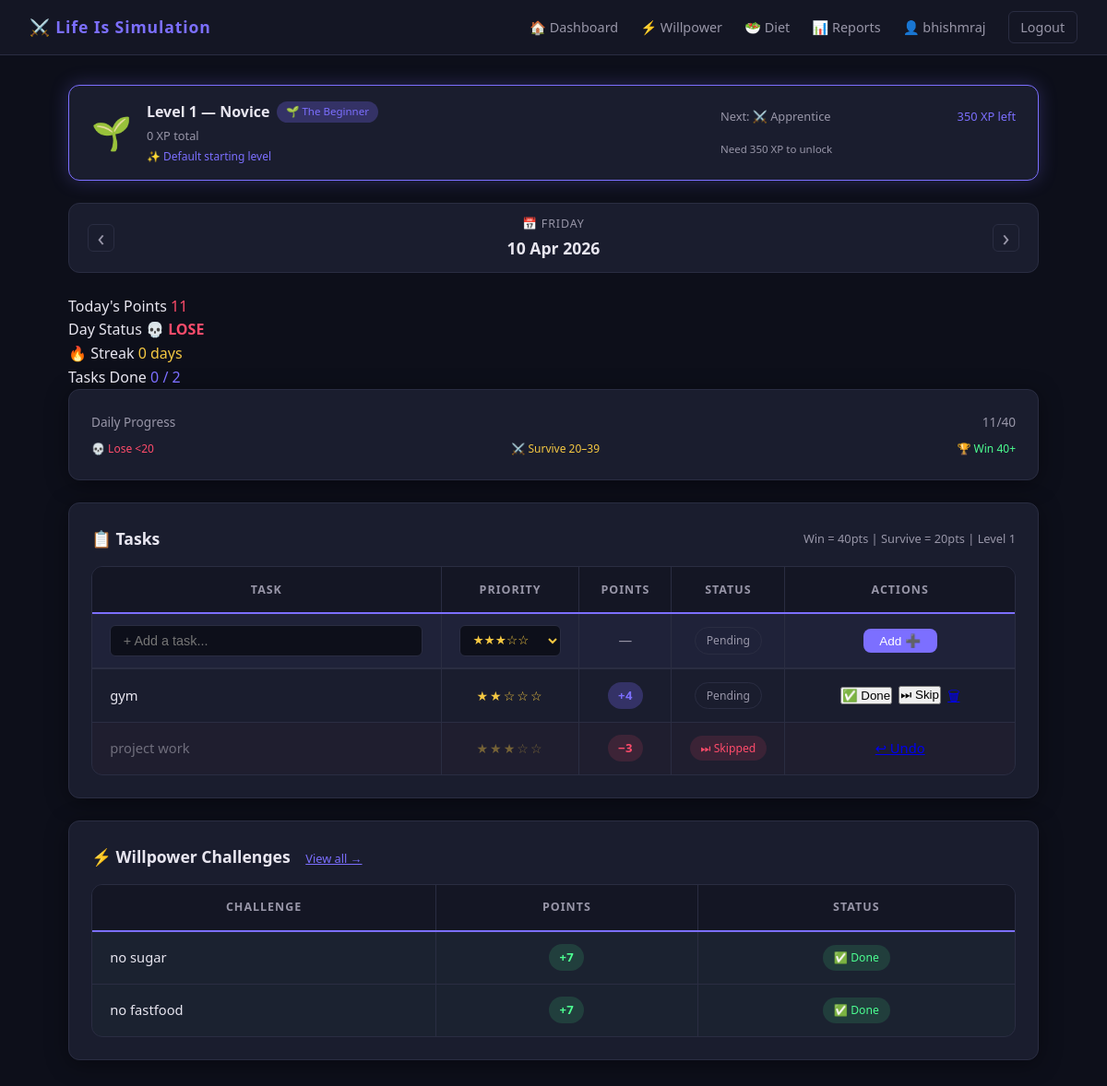
/dashboard/?date=2026-04-10 (signed in), run on the app's committed database.
### users/models.py (models this page shows, shortened)
class CustomUser(AbstractUser):
    name   = models.CharField(max_length=100, blank=True)
    avatar = models.ImageField(upload_to='avatars/', blank=True, null=True)
    bio    = models.TextField(max_length=300, blank=True)
    level            = models.IntegerField(default=1)
    title            = models.CharField(max_length=80, default='🌱 The Beginner')
    badge            = models.CharField(max_length=50, default='Starter')
    total_xp         = models.IntegerField(default=0)
    level_started_at = models.DateTimeField(null=True, blank=True)
    level_deadline   = models.DateTimeField(null=True, blank=True)
    quality_rating_unlocked  = models.BooleanField(default=False)
    diet_tracker_unlocked    = models.BooleanField(default=False)
    cookie_container_unlocked = models.BooleanField(default=False)
    cookie_container_size    = models.IntegerField(default=0)
    freedom_passes           = models.IntegerField(default=0)
    cheat_meals_allowed      = models.IntegerField(default=0)
    def get_display_name(self):
        return self.name or self.username
    def current_level_data(self):
        return get_level_data(self.level)
    def next_level_data(self):
        return get_level_data(self.level + 1)
    def xp_progress_pct(self):
        current = get_level_data(self.level)
        nxt     = get_level_data(self.level + 1)
        if not nxt:
            return 100
        cur_req = current['pts_required']
        nxt_req = nxt['pts_required']
        if nxt_req == cur_req:
            return 100
        pct = (self.total_xp - cur_req) / (nxt_req - cur_req) * 100
        return min(100, max(0, round(pct)))
    def xp_to_next_level(self):
        nxt = get_level_data(self.level + 1)
        if not nxt:
            return 0
        return max(0, nxt['pts_required'] - self.total_xp)
    def days_left(self):
        if not self.level_deadline:
            return None
        delta = self.level_deadline - timezone.now()
        return max(0, delta.days)
    def check_deadline_penalty(self):
        if not self.level_deadline:
            return False

### tasks/models.py (models this page shows, shortened)
class DailyLog(models.Model):
    STATUS_CHOICES = [
        ('win',     'Day Win'),
        ('survive', 'Day Survive'),
        ('lose',    'Day Lose'),
        ('ongoing', 'Ongoing'),
    ]
    user         = models.ForeignKey(settings.AUTH_USER_MODEL, on_delete=models.CASCADE, related_name='daily_logs')
    date         = models.DateField(default=timezone.now)
    total_points = models.IntegerField(default=0)
    day_status   = models.CharField(max_length=10, choices=STATUS_CHOICES, default='ongoing')
    streak       = models.IntegerField(default=0)
    punishment   = models.BooleanField(default=False)
    win_threshold     = models.IntegerField(default=40)
    survive_threshold = models.IntegerField(default=20)
    class Meta:
        unique_together = ('user', 'date')
        ordering = ['-date']

class Task(models.Model):
    STATUS_CHOICES = [
        ('pending',   'Pending'),
        ('completed', 'Completed'),
        ('skipped',   'Skipped'),
    ]
    user        = models.ForeignKey(settings.AUTH_USER_MODEL, on_delete=models.CASCADE, related_name='tasks')
    title       = models.CharField(max_length=200)
    description = models.TextField(blank=True)
    priority    = models.IntegerField(default=3, choices=[(i, i) for i in range(1, 6)])
    quality     = models.IntegerField(null=True, blank=True)  # 1–10, unlocked at Level 3
    status      = models.CharField(max_length=10, choices=STATUS_CHOICES, default='pending')
    due_date    = models.DateField(default=timezone.now)
    order       = models.PositiveIntegerField(default=0)
    created_at  = models.DateTimeField(auto_now_add=True)
    class Meta:
        ordering = ['order', '-priority', 'created_at']
    def get_points(self):
        base = PRIORITY_POINTS.get(self.priority, 6)
        if self.quality is not None:
            if self.quality >= 7:
                base += 5
            elif self.quality <= 3:
                base -= 5
        return base
    def stars(self):
        return '★' * self.priority + '☆' * (5 - self.priority)

### tracker/models.py (models this page shows, shortened)
class WillpowerTask(models.Model):
    STATUS_CHOICES = [
        ('pending',   'Pending'),
        ('completed', 'Completed'),
        ('skipped',   'Skipped'),
    ]
    user       = models.ForeignKey(settings.AUTH_USER_MODEL, on_delete=models.CASCADE, related_name='willpower_tasks')
    title      = models.CharField(max_length=200)
    status     = models.CharField(max_length=10, choices=STATUS_CHOICES, default='pending')
    due_date   = models.DateField(default=timezone.now)
    created_at = models.DateTimeField(auto_now_add=True)
    class Meta:
        ordering = ['created_at']

### tasks/views.py (the view)
# urls.py: path('dashboard/', include('tasks.urls')),
@login_required
def dashboard(request):
    today = timezone.localdate()
    date_str = request.GET.get('date')
    try:
        selected_date = date.fromisoformat(date_str) if date_str else today
    except ValueError:
        selected_date = today
    prev_date = selected_date - timedelta(days=1)
    next_date = selected_date + timedelta(days=1)
    is_today  = (selected_date == today)
    penalized = request.user.check_deadline_penalty()
    if penalized:
        messages.warning(request, f'⏰ Level deadline missed! -{request.user.next_level_data()["penalty"] if request.user.next_level_data() else 0} pts penalty applied. Extra time given!')
    log   = get_or_create_daily_log(request.user, selected_date)
    tasks = Task.objects.filter(user=request.user, due_date=selected_date)
    pending   = tasks.filter(status='pending')
    completed = tasks.filter(status='completed')
    skipped   = tasks.filter(status='skipped')
    try:
        from tracker.models import WillpowerTask
        wp_tasks = WillpowerTask.objects.filter(user=request.user, due_date=selected_date)
    except Exception:
        wp_tasks = []
    user = request.user
    cur  = user.current_level_data()
    nxt  = user.next_level_data()
    context = {
        'log':           log,
        'tasks':         tasks,
        'pending':       pending,
        'completed':     completed,
        'skipped':       skipped,
        'wp_tasks':      wp_tasks,
        'today':         today,
        'selected_date': selected_date,
        'prev_date':     prev_date,
        'next_date':     next_date,
        'is_today':      is_today,
        'cur_level':     cur,
        'nxt_level':     nxt,
        'xp_pct':        user.xp_progress_pct(),
        'xp_to_next':    user.xp_to_next_level(),
        'days_left':     user.days_left(),
        'win_pts':       log.win_threshold,
        'survive_pts':   log.survive_threshold,
    }
    return render(request, 'tasks/dashboard.html', context)

### tasks/views.py (called while the page is built, shortened)
def get_or_create_daily_log(user, log_date=None):
    if log_date is None:
        log_date = timezone.localdate()
    log, created = DailyLog.objects.get_or_create(user=user, date=log_date)
    return log

### users/models.py (called while the page is built)
def get_level_data(level_num):
    for l in LEVELS:
        if l['level'] == level_num:
            return l
    return None

### templates/tasks/dashboard.html (shortened to what this page needs)
{% extends 'base.html' %}
{% block content %}
<div class="level-card">
  <div class="level-left">
    <span class="level-icon">{{ cur_level.icon }}</span>
    <div>
      <div class="level-name">
        Level {{ user.level }} — {{ cur_level.name }}
        <span class="level-badge">{{ user.title }}</span>
      </div>
      <div class="level-xp">{{ user.total_xp }} XP total</div>
      {% if cur_level.special %}
      <div style="font-size:0.75rem; color:var(--accent); margin-top:2px;">✨ {{ cur_level.special }}</div>
      {% endif %}
    </div>
  </div>
  <div class="level-right">
    {% if nxt_level %}
      <div class="level-progress-label">
        <span style="color:var(--text-secondary); font-size:0.8rem;">
          Next: {{ nxt_level.icon }} {{ nxt_level.name }}
        </span>
        <span style="font-size:0.8rem; color:var(--accent);">{{ xp_to_next }} XP left</span>
      </div>
      <div class="progress-track" style="height:8px; margin-top:4px;">
      </div>
      <div style="display:flex; justify-content:space-between; margin-top:4px; flex-wrap:wrap; gap:4px;">
        <span style="font-size:0.72rem; color:var(--text-secondary);">
          Need {{ nxt_level.pts_required }} XP to unlock
        </span>
      </div>
    {% else %}
      <div style="color:var(--gold); font-weight:700; font-size:1rem;">🏆 MAX LEVEL — You are LEGEND!</div>
    {% endif %}
  </div>
</div>
<div class="date-nav">
  <a href="/dashboard/?date={{ prev_date }}" class="date-arrow">‹</a>
  <div class="date-center">
    <span class="date-label">{% if is_today %}📅 Today{% else %}📅 {{ selected_date|date:"l" }}{% endif %}</span>
    <span class="date-value">{{ selected_date|date:"d M Y" }}</span>
  </div>
  <a href="/dashboard/?date={{ next_date }}" class="date-arrow">›</a>
</div>
<div class="stats-bar">
  <div class="stat-card">
    <span class="stat-label">Today's Points</span>
    <span class="stat-value" id="total-points"
      style="color:{% if log.day_status == 'win' %}var(--win-color){% elif log.day_status == 'survive' %}var(--survive-color){% else %}var(--lose-color){% endif %}">
      {{ log.total_points }}
    </span>
  </div>
  <div class="stat-card">
    <span class="stat-label">Day Status</span>
    <span class="stat-value status-{{ log.day_status }}" id="day-status">
      {% if log.day_status == 'win' %}🏆 WIN
      {% elif log.day_status == 'survive' %}⚔️ SURVIVE
      {% else %}💀 LOSE{% endif %}
    </span>
  </div>
  <div class="stat-card">
    <span class="stat-label">🔥 Streak</span>
    <span class="stat-value" style="color:var(--gold)" id="streak">{{ log.streak }} days</span>
  </div>
  <div class="stat-card">
    <span class="stat-label">Tasks Done</span>
    <span class="stat-value" style="color:var(--accent)">{{ completed.count }} / {{ tasks.count }}</span>
  </div>
</div>
<div class="card" style="margin-bottom:1.5rem;">
  <div style="display:flex; justify-content:space-between; margin-bottom:0.5rem;">
    <span style="font-size:0.85rem; color:var(--text-secondary)">Daily Progress</span>
    <span style="font-size:0.85rem; color:var(--text-secondary)" id="progress-label">{{ log.total_points }}/{{ win_pts }}</span>
  </div>
  <div style="display:flex; justify-content:space-between; margin-top:0.4rem;">
    <span style="font-size:0.75rem; color:var(--lose-color)">💀 Lose &lt;{{ survive_pts }}</span>
    <span style="font-size:0.75rem; color:var(--survive-color)">⚔️ Survive {{ survive_pts }}–{{ win_pts|add:"-1" }}</span>
    <span style="font-size:0.75rem; color:var(--win-color)">🏆 Win {{ win_pts }}+</span>
  </div>
</div>
<div class="card" style="margin-bottom:1.5rem;">
  <div style="display:flex; justify-content:space-between; align-items:center; margin-bottom:1rem;">
    <p class="card-title" style="margin:0;">📋 Tasks</p>
    <span style="font-size:0.8rem; color:var(--text-secondary)">
      Win = {{ win_pts }}pts | Survive = {{ survive_pts }}pts | Level {{ user.level }}
    </span>
  </div>
  <div class="table-wrapper">
    <table class="task-table">
      <thead>
        <tr>
          <th style="width:38%">Task</th>
          <th style="width:15%; text-align:center;">Priority</th>
          <th style="width:10%; text-align:center;">Points</th>
          <th style="width:12%; text-align:center;">Status</th>
          <th style="width:25%; text-align:center;">Actions</th>
        </tr>
      </thead>
      <tbody>
        <tr class="add-row">
          <form method="post" action="{% url 'add_task' %}">
            <td><input type="text" name="title" placeholder="+ Add a task..." class="table-input" required /></td>
            <td style="text-align:center;">
              <select name="priority" class="table-select">
                <option value="3" selected>★★★☆☆</option>
              </select>
            </td>
            <td style="text-align:center; color:var(--text-secondary);">—</td>
            <td style="text-align:center;"><span class="status-badge badge-pending">Pending</span></td>
            <td style="text-align:center;">
              <button type="submit" class="btn btn-primary" style="padding:0.3rem 1.1rem; font-size:0.85rem;">Add ➕</button>
            </td>
          </form>
        </tr>
        {% for task in pending %}
        <tr class="task-row" id="task-{{ task.id }}">
          <td class="task-name">{{ task.title }}</td>
          <td style="text-align:center;"><span class="stars-cell">{{ task.stars }}</span></td>
          <td style="text-align:center;"><span class="pts-badge pts-positive">+{{ task.get_points }}</span></td>
          <td style="text-align:center;"><span class="status-badge badge-pending">Pending</span></td>
          <td style="text-align:center;">
            <div class="action-btns">
              <button class="btn-task btn-complete" onclick="doTask({{ task.id }}, 'complete')">✅ Done</button>
              <button class="btn-task btn-skip"     onclick="doTask({{ task.id }}, 'skip')">⏭ Skip</button>
              <a href="{% url 'delete_task' task.id %}" class="btn-task btn-del" onclick="return confirm('Delete?')">🗑</a>
            </div>
          </td>
        </tr>
        {% endfor %}
        {% for task in skipped %}
        <tr class="task-row task-skip-row">
          <td class="task-name" style="opacity:0.4;">{{ task.title }}</td>
          <td style="text-align:center; opacity:0.4;"><span class="stars-cell">{{ task.stars }}</span></td>
          <td style="text-align:center;"><span class="pts-badge pts-negative">−3</span></td>
          <td style="text-align:center;"><span class="status-badge badge-skip">⏭ Skipped</span></td>
          <td style="text-align:center;"><a href="{% url 'undo_task' task.id %}" class="btn-task btn-undo">↩ Undo</a></td>
        </tr>
        {% endfor %}
      </tbody>
    </table>
  </div>
</div>
{% if wp_tasks %}
<div class="card">
  <p class="card-title">⚡ Willpower Challenges
    <a href="{% url 'willpower' %}?date={{ selected_date|date:'Y-m-d' }}"
       style="font-size:0.8rem; color:var(--accent); margin-left:0.75rem; font-weight:400;">View all →</a>
  </p>
  <div class="table-wrapper">
    <table class="task-table">
      <thead><tr><th>Challenge</th><th style="text-align:center;">Points</th><th style="text-align:center;">Status</th></tr></thead>
      <tbody>
        {% for wt in wp_tasks %}
        <tr class="task-row {% if wt.status == 'completed' %}task-done-row{% elif wt.status == 'skipped' %}task-skip-row{% endif %}">
          <td>{{ wt.title }}</td>
          <td style="text-align:center;">
            {% if wt.status == 'completed' %}<span class="pts-badge" style="background:#4cff9122;color:var(--win-color);">+7</span>
            {% elif wt.status == 'skipped' %}<span class="pts-badge pts-negative">−7</span>
            {% else %}<span class="pts-badge pts-positive">+7</span>{% endif %}
          </td>
          <td style="text-align:center;">
            {% if wt.status == 'completed' %}<span class="status-badge badge-done">✅ Done</span>
            {% elif wt.status == 'skipped' %}<span class="status-badge badge-skip">⏭ Skipped</span>
            {% else %}<span class="status-badge badge-pending">Pending</span>{% endif %}
          </td>
        </tr>
        {% endfor %}
      </tbody>
    </table>
  </div>
</div>
{% endif %}
{% endblock %}

### templates/base.html (shortened to what this page needs)
<!DOCTYPE html>
<html lang="en">
<head>
  {% load static %}
  <link rel="stylesheet" href="{% static 'css/main.css' %}">
</head>
<body>
{% if user.is_authenticated %}
<nav class="navbar">
  <a href="{% url 'dashboard' %}" class="nav-brand">⚔️ Life Is Simulation</a>
  <div class="nav-links">
    <a href="{% url 'dashboard' %}">🏠 Dashboard</a>
    <a href="{% url 'willpower' %}">⚡ Willpower</a>
    <a href="{% url 'diet' %}">🥗 Diet</a>
    <a href="{% url 'reports_home' %}">📊 Reports</a>
    <a href="{% url 'profile' %}">👤 {{ user.get_display_name }}</a>
    <a href="{% url 'logout' %}" class="btn-logout">Logout</a>
  </div>
</nav>
{% endif %}
<main class="main-content">
  {% block content %}{% endblock %}
</main>
</body>
</html>

### data on the page
CustomUser: get_display_name "bhishmraj", level "1", title "🌱 The Beginner", total_xp "0"
DailyLog: total_points "11", streak "0"
Task: title "gym", stars "★★☆☆☆", get_points "4"
Task: title "project work", stars "★★★☆☆"
WillpowerTask: title "no sugar", status "+7"
WillpowerTask: title "no fastfood", status "+7"

### other printed values
{{ cur_level.icon }} "🌱"
{{ cur_level.name }} "Novice"
{{ cur_level.special }} "Default starting level"
{{ nxt_level.icon }} "⚔️"
{{ nxt_level.name }} "Apprentice"
{{ xp_to_next }} "350"
{{ nxt_level.pts_required }} "350"
{{ selected_date|date:"l" }} "FRIDAY"
{{ selected_date|date:"d M Y" }} "10 Apr 2026"
{{ completed.count }} "0"
{{ tasks.count }} "2"
{{ win_pts }} "40"
{{ survive_pts }} "20"
{{ win_pts|add:"-1" }} "39"
